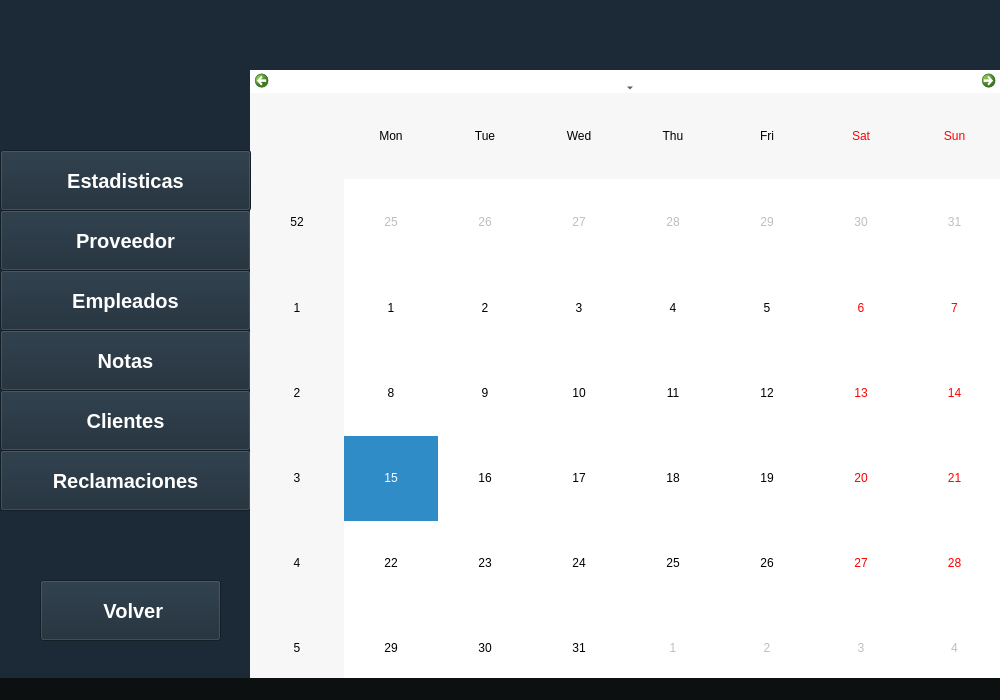
<?xml version="1.0" encoding="UTF-8"?>
<ui version="4.0">
 <class>MainWindow</class>
 <widget class="QMainWindow" name="MainWindow">
  <property name="geometry">
   <rect>
    <x>0</x>
    <y>0</y>
    <width>1000</width>
    <height>700</height>
   </rect>
  </property>
  <property name="minimumSize">
   <size>
    <width>1000</width>
    <height>700</height>
   </size>
  </property>
  <property name="maximumSize">
   <size>
    <width>1000</width>
    <height>700</height>
   </size>
  </property>
  <property name="windowTitle">
   <string>MainWindow</string>
  </property>
  <property name="styleSheet">
   <string notr="true">background-color: rgb(13, 16, 17);</string>
  </property>
  <widget class="QWidget" name="centralwidget">
   <widget class="QLabel" name="label">
    <property name="geometry">
     <rect>
      <x>0</x>
      <y>0</y>
      <width>251</width>
      <height>681</height>
     </rect>
    </property>
    <property name="styleSheet">
     <string notr="true">QLabel#label{background-color: rgb(27, 42, 54);}</string>
    </property>
    <property name="text">
     <string/>
    </property>
   </widget>
   <widget class="QLabel" name="label_2">
    <property name="geometry">
     <rect>
      <x>250</x>
      <y>0</y>
      <width>751</width>
      <height>71</height>
     </rect>
    </property>
    <property name="styleSheet">
     <string notr="true">background-color: rgb(27, 42, 54);</string>
    </property>
    <property name="text">
     <string/>
    </property>
   </widget>
   <widget class="QPushButton" name="pushButton">
    <property name="geometry">
     <rect>
      <x>0</x>
      <y>330</y>
      <width>251</width>
      <height>61</height>
     </rect>
    </property>
    <property name="font">
     <font>
      <pointsize>15</pointsize>
      <weight>75</weight>
      <bold>true</bold>
     </font>
    </property>
    <property name="styleSheet">
     <string notr="true">color: rgb(255, 255, 255);
background-color: rgb(27, 42, 54);</string>
    </property>
    <property name="text">
     <string>Notas</string>
    </property>
   </widget>
   <widget class="QPushButton" name="pushButton_2">
    <property name="geometry">
     <rect>
      <x>0</x>
      <y>450</y>
      <width>251</width>
      <height>61</height>
     </rect>
    </property>
    <property name="font">
     <font>
      <pointsize>15</pointsize>
      <weight>75</weight>
      <bold>true</bold>
     </font>
    </property>
    <property name="styleSheet">
     <string notr="true">color: rgb(255, 255, 255);
background-color: rgb(27, 42, 54);</string>
    </property>
    <property name="text">
     <string>Reclamaciones</string>
    </property>
   </widget>
   <widget class="QPushButton" name="pushButton_3">
    <property name="geometry">
     <rect>
      <x>0</x>
      <y>270</y>
      <width>251</width>
      <height>61</height>
     </rect>
    </property>
    <property name="font">
     <font>
      <pointsize>15</pointsize>
      <weight>75</weight>
      <bold>true</bold>
     </font>
    </property>
    <property name="styleSheet">
     <string notr="true">color: rgb(255, 255, 255);
background-color: rgb(27, 42, 54);</string>
    </property>
    <property name="text">
     <string>Empleados</string>
    </property>
   </widget>
   <widget class="QPushButton" name="pushButton_4">
    <property name="geometry">
     <rect>
      <x>0</x>
      <y>390</y>
      <width>251</width>
      <height>61</height>
     </rect>
    </property>
    <property name="font">
     <font>
      <pointsize>15</pointsize>
      <weight>75</weight>
      <bold>true</bold>
     </font>
    </property>
    <property name="styleSheet">
     <string notr="true">color: rgb(255, 255, 255);
background-color: rgb(27, 42, 54);</string>
    </property>
    <property name="text">
     <string>Clientes</string>
    </property>
   </widget>
   <widget class="QPushButton" name="pushButton_5">
    <property name="geometry">
     <rect>
      <x>0</x>
      <y>210</y>
      <width>251</width>
      <height>61</height>
     </rect>
    </property>
    <property name="font">
     <font>
      <pointsize>15</pointsize>
      <weight>75</weight>
      <bold>true</bold>
     </font>
    </property>
    <property name="styleSheet">
     <string notr="true">color: rgb(255, 255, 255);
background-color: rgb(27, 42, 54);</string>
    </property>
    <property name="text">
     <string>Proveedor</string>
    </property>
   </widget>
   <widget class="QPushButton" name="pushButton_6">
    <property name="geometry">
     <rect>
      <x>40</x>
      <y>580</y>
      <width>181</width>
      <height>61</height>
     </rect>
    </property>
    <property name="font">
     <font>
      <pointsize>15</pointsize>
      <weight>75</weight>
      <bold>true</bold>
     </font>
    </property>
    <property name="styleSheet">
     <string notr="true">color: rgb(255, 255, 255);
background-color: rgb(27, 42, 54);</string>
    </property>
    <property name="text">
     <string> Volver</string>
    </property>
    <property name="icon">
     <iconset>
      <normaloff>../../Downloads/feather_white/chevrons-left.svg</normaloff>../../Downloads/feather_white/chevrons-left.svg</iconset>
    </property>
    <property name="iconSize">
     <size>
      <width>40</width>
      <height>40</height>
     </size>
    </property>
   </widget>
   <widget class="QCalendarWidget" name="calendarWidget">
    <property name="geometry">
     <rect>
      <x>250</x>
      <y>70</y>
      <width>751</width>
      <height>621</height>
     </rect>
    </property>
    <property name="styleSheet">
     <string notr="true">background-color: rgb(255, 255, 255);</string>
    </property>
   </widget>
   <widget class="QPushButton" name="pushButton_7">
    <property name="geometry">
     <rect>
      <x>0</x>
      <y>150</y>
      <width>251</width>
      <height>61</height>
     </rect>
    </property>
    <property name="font">
     <font>
      <pointsize>15</pointsize>
      <weight>75</weight>
      <bold>true</bold>
     </font>
    </property>
    <property name="styleSheet">
     <string notr="true">color: rgb(255, 255, 255);
background-color: rgb(27, 42, 54);</string>
    </property>
    <property name="text">
     <string>Estadisticas</string>
    </property>
   </widget>
   <widget class="QLabel" name="label_3">
    <property name="geometry">
     <rect>
      <x>0</x>
      <y>0</y>
      <width>241</width>
      <height>141</height>
     </rect>
    </property>
    <property name="styleSheet">
     <string notr="true">background-color: rgb(27, 42, 54);</string>
    </property>
    <property name="text">
     <string/>
    </property>
    <property name="pixmap">
     <pixmap>../../Pictures/Logo.svg</pixmap>
    </property>
    <property name="scaledContents">
     <bool>true</bool>
    </property>
   </widget>
  </widget>
  <widget class="QStatusBar" name="statusbar"/>
 </widget>
 <resources/>
 <connections/>
</ui>
